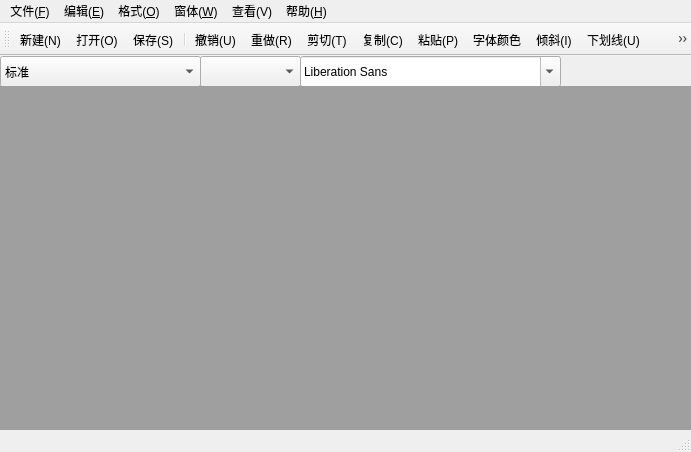
<?xml version="1.0" encoding="UTF-8"?>
<ui version="4.0">
 <class>MainWindow</class>
 <widget class="QMainWindow" name="MainWindow">
  <property name="geometry">
   <rect>
    <x>0</x>
    <y>0</y>
    <width>691</width>
    <height>452</height>
   </rect>
  </property>
  <property name="windowTitle">
   <string>文本编辑器</string>
  </property>
  <property name="windowIcon">
   <iconset theme="QIcon::ThemeIcon::WeatherClear"/>
  </property>
  <property name="autoFillBackground">
   <bool>true</bool>
  </property>
  <widget class="QWidget" name="centralwidget">
   <widget class="QComboBox" name="comboBox">
    <property name="geometry">
     <rect>
      <x>0</x>
      <y>0</y>
      <width>201</width>
      <height>31</height>
     </rect>
    </property>
    <item>
     <property name="text">
      <string>标准</string>
     </property>
    </item>
    <item>
     <property name="text">
      <string>项目符号（●）</string>
     </property>
    </item>
    <item>
     <property name="text">
      <string>项目符号（○）</string>
     </property>
    </item>
    <item>
     <property name="text">
      <string>项目符号（■）</string>
     </property>
    </item>
    <item>
     <property name="text">
      <string>项目符号（1..2..3..）</string>
     </property>
    </item>
    <item>
     <property name="text">
      <string>项目符号（a..b..c..）</string>
     </property>
    </item>
    <item>
     <property name="text">
      <string>项目符号（A..B..C..）</string>
     </property>
    </item>
    <item>
     <property name="text">
      <string>项目符号（i..ii..iii..）</string>
     </property>
    </item>
    <item>
     <property name="text">
      <string>项目符号（I..II..III...）</string>
     </property>
    </item>
   </widget>
   <widget class="QFontComboBox" name="fontComboBox">
    <property name="geometry">
     <rect>
      <x>300</x>
      <y>0</y>
      <width>261</width>
      <height>31</height>
     </rect>
    </property>
   </widget>
   <widget class="QComboBox" name="sizeComboBox">
    <property name="geometry">
     <rect>
      <x>200</x>
      <y>0</y>
      <width>101</width>
      <height>31</height>
     </rect>
    </property>
   </widget>
   <widget class="QMdiArea" name="mdiArea">
    <property name="geometry">
     <rect>
      <x>0</x>
      <y>30</y>
      <width>960</width>
      <height>600</height>
     </rect>
    </property>
    <property name="sizePolicy">
     <sizepolicy hsizetype="Expanding" vsizetype="Expanding">
      <horstretch>0</horstretch>
      <verstretch>0</verstretch>
     </sizepolicy>
    </property>
    <property name="autoFillBackground">
     <bool>true</bool>
    </property>
   </widget>
  </widget>
  <widget class="QMenuBar" name="menubar">
   <property name="geometry">
    <rect>
     <x>0</x>
     <y>0</y>
     <width>691</width>
     <height>23</height>
    </rect>
   </property>
   <widget class="QMenu" name="menu">
    <property name="title">
     <string>文件(&amp;F)</string>
    </property>
    <addaction name="newAction"/>
    <addaction name="openAction"/>
    <addaction name="saveAction"/>
    <addaction name="saveOther"/>
    <addaction name="exitAction"/>
   </widget>
   <widget class="QMenu" name="menu_E">
    <property name="title">
     <string>编辑(&amp;E)</string>
    </property>
    <addaction name="undoAction"/>
    <addaction name="redoAction"/>
    <addaction name="cutAction"/>
    <addaction name="copyAction"/>
    <addaction name="pasteAction"/>
    <addaction name="separator"/>
    <addaction name="findAction"/>
    <addaction name="replaceAction"/>
   </widget>
   <widget class="QMenu" name="menu_O">
    <property name="title">
     <string>格式(&amp;O)</string>
    </property>
    <widget class="QMenu" name="menu_D">
     <property name="title">
      <string>字体(D)</string>
     </property>
     <addaction name="inclineAction"/>
     <addaction name="underlineAction"/>
     <addaction name="blodAction"/>
    </widget>
    <widget class="QMenu" name="menu_2">
     <property name="title">
      <string>段落</string>
     </property>
     <addaction name="leftAction"/>
     <addaction name="centerAction"/>
     <addaction name="rightAction"/>
     <addaction name="justifyAction"/>
    </widget>
    <addaction name="menu_D"/>
    <addaction name="menu_2"/>
    <addaction name="separator"/>
    <addaction name="textcolorAction"/>
    <addaction name="textbackgroundcolorAction"/>
    <addaction name="wndcolorAction"/>
   </widget>
   <widget class="QMenu" name="menu_W">
    <property name="title">
     <string>窗体(&amp;W)</string>
    </property>
    <addaction name="closeAction"/>
    <addaction name="closeAllAction"/>
    <addaction name="separator"/>
    <addaction name="tileAction"/>
    <addaction name="cascadeAction"/>
    <addaction name="separator"/>
   </widget>
   <widget class="QMenu" name="menu_H">
    <property name="title">
     <string>帮助(&amp;H)</string>
    </property>
    <addaction name="aboutAction"/>
   </widget>
   <widget class="QMenu" name="menu_V">
    <property name="title">
     <string>查看(V)</string>
    </property>
    <addaction name="toolAction"/>
    <addaction name="statusAction"/>
   </widget>
   <addaction name="menu"/>
   <addaction name="menu_E"/>
   <addaction name="menu_O"/>
   <addaction name="menu_W"/>
   <addaction name="menu_V"/>
   <addaction name="menu_H"/>
  </widget>
  <widget class="QStatusBar" name="statusbar"/>
  <widget class="QToolBar" name="toolBar">
   <property name="windowTitle">
    <string>toolBar</string>
   </property>
   <attribute name="toolBarArea">
    <enum>TopToolBarArea</enum>
   </attribute>
   <attribute name="toolBarBreak">
    <bool>false</bool>
   </attribute>
   <addaction name="newAction"/>
   <addaction name="openAction"/>
   <addaction name="saveAction"/>
   <addaction name="separator"/>
   <addaction name="undoAction"/>
   <addaction name="redoAction"/>
   <addaction name="cutAction"/>
   <addaction name="copyAction"/>
   <addaction name="pasteAction"/>
   <addaction name="textcolorAction"/>
   <addaction name="inclineAction"/>
   <addaction name="underlineAction"/>
   <addaction name="blodAction"/>
   <addaction name="leftAction"/>
   <addaction name="centerAction"/>
   <addaction name="rightAction"/>
   <addaction name="justifyAction"/>
  </widget>
  <action name="newAction">
   <property name="icon">
    <iconset resource="res.qrc">
     <normaloff>:/images/newfile.png</normaloff>:/images/newfile.png</iconset>
   </property>
   <property name="text">
    <string>新建(N)</string>
   </property>
   <property name="statusTip">
    <string>新建一个文件</string>
   </property>
   <property name="shortcut">
    <string>Ctrl+N</string>
   </property>
  </action>
  <action name="openAction">
   <property name="icon">
    <iconset resource="res.qrc">
     <normaloff>:/images/openfile.png</normaloff>:/images/openfile.png</iconset>
   </property>
   <property name="text">
    <string>打开(O)</string>
   </property>
   <property name="statusTip">
    <string>打开文件</string>
   </property>
   <property name="shortcut">
    <string>Ctrl+O</string>
   </property>
  </action>
  <action name="saveAction">
   <property name="icon">
    <iconset resource="res.qrc">
     <normaloff>:/images/savefile.png</normaloff>:/images/savefile.png</iconset>
   </property>
   <property name="text">
    <string>保存(S)</string>
   </property>
   <property name="statusTip">
    <string>保存文件</string>
   </property>
   <property name="shortcut">
    <string>Ctrl+S</string>
   </property>
  </action>
  <action name="saveOther">
   <property name="icon">
    <iconset resource="res.qrc">
     <normaloff>:/images/saveother.png</normaloff>:/images/saveother.png</iconset>
   </property>
   <property name="text">
    <string>另存为(A)...</string>
   </property>
   <property name="statusTip">
    <string>另存为...</string>
   </property>
   <property name="shortcut">
    <string>Ctrl+A</string>
   </property>
  </action>
  <action name="printPreviewAction">
   <property name="icon">
    <iconset resource="res.qrc">
     <normaloff>:/images/printpreview.png</normaloff>:/images/printpreview.png</iconset>
   </property>
   <property name="text">
    <string>打印预览...</string>
   </property>
   <property name="statusTip">
    <string>打印预览</string>
   </property>
  </action>
  <action name="exitAction">
   <property name="text">
    <string>退出</string>
   </property>
   <property name="statusTip">
    <string>退出</string>
   </property>
  </action>
  <action name="undoAction">
   <property name="icon">
    <iconset resource="res.qrc">
     <normaloff>:/images/revoke.png</normaloff>:/images/revoke.png</iconset>
   </property>
   <property name="text">
    <string>撤销(U)</string>
   </property>
   <property name="statusTip">
    <string>撤销（上一步）</string>
   </property>
   <property name="shortcut">
    <string>Ctrl+U</string>
   </property>
  </action>
  <action name="redoAction">
   <property name="icon">
    <iconset resource="res.qrc">
     <normaloff>:/images/redo.png</normaloff>:/images/redo.png</iconset>
   </property>
   <property name="text">
    <string>重做(R)</string>
   </property>
   <property name="statusTip">
    <string>重做（下一步）</string>
   </property>
   <property name="shortcut">
    <string>Ctrl+R</string>
   </property>
  </action>
  <action name="cutAction">
   <property name="icon">
    <iconset resource="res.qrc">
     <normaloff>:/images/shear.png</normaloff>:/images/shear.png</iconset>
   </property>
   <property name="text">
    <string>剪切(T)</string>
   </property>
   <property name="statusTip">
    <string>剪切</string>
   </property>
   <property name="shortcut">
    <string>Ctrl+T</string>
   </property>
  </action>
  <action name="copyAction">
   <property name="icon">
    <iconset resource="res.qrc">
     <normaloff>:/images/copy.png</normaloff>:/images/copy.png</iconset>
   </property>
   <property name="text">
    <string>复制(C)</string>
   </property>
   <property name="statusTip">
    <string>复制</string>
   </property>
   <property name="shortcut">
    <string>Ctrl+C</string>
   </property>
  </action>
  <action name="pasteAction">
   <property name="icon">
    <iconset resource="res.qrc">
     <normaloff>:/images/paste.png</normaloff>:/images/paste.png</iconset>
   </property>
   <property name="text">
    <string>粘贴(P)</string>
   </property>
   <property name="statusTip">
    <string>粘贴</string>
   </property>
   <property name="shortcut">
    <string>Ctrl+P</string>
   </property>
  </action>
  <action name="textcolorAction">
   <property name="icon">
    <iconset resource="res.qrc">
     <normaloff>:/images/color.png</normaloff>:/images/color.png</iconset>
   </property>
   <property name="text">
    <string>字体颜色</string>
   </property>
   <property name="toolTip">
    <string>字体颜色</string>
   </property>
   <property name="statusTip">
    <string>颜色面板</string>
   </property>
   <property name="shortcut">
    <string/>
   </property>
  </action>
  <action name="inclineAction">
   <property name="checkable">
    <bool>true</bool>
   </property>
   <property name="icon">
    <iconset resource="res.qrc">
     <normaloff>:/images/incline.png</normaloff>:/images/incline.png</iconset>
   </property>
   <property name="text">
    <string>倾斜(I)
</string>
   </property>
   <property name="statusTip">
    <string>字体倾斜</string>
   </property>
   <property name="shortcut">
    <string>Ctrl+I</string>
   </property>
  </action>
  <action name="underlineAction">
   <property name="checkable">
    <bool>true</bool>
   </property>
   <property name="icon">
    <iconset resource="res.qrc">
     <normaloff>:/images/underline.png</normaloff>:/images/underline.png</iconset>
   </property>
   <property name="text">
    <string>下划线(U)
</string>
   </property>
   <property name="statusTip">
    <string>字体下划线</string>
   </property>
   <property name="shortcut">
    <string>Ctrl+U</string>
   </property>
  </action>
  <action name="leftAction">
   <property name="icon">
    <iconset resource="res.qrc">
     <normaloff>:/images/leftjustifying.png</normaloff>:/images/leftjustifying.png</iconset>
   </property>
   <property name="text">
    <string>左对齐(L)
</string>
   </property>
   <property name="statusTip">
    <string>左对齐</string>
   </property>
   <property name="shortcut">
    <string>Ctrl+L</string>
   </property>
  </action>
  <action name="centerAction">
   <property name="icon">
    <iconset resource="res.qrc">
     <normaloff>:/images/Center.png</normaloff>:/images/Center.png</iconset>
   </property>
   <property name="text">
    <string>居中(C)
</string>
   </property>
   <property name="statusTip">
    <string>居中</string>
   </property>
   <property name="shortcut">
    <string>Ctrl+E</string>
   </property>
  </action>
  <action name="rightAction">
   <property name="icon">
    <iconset resource="res.qrc">
     <normaloff>:/images/rightjustifying.png</normaloff>:/images/rightjustifying.png</iconset>
   </property>
   <property name="text">
    <string>右对齐(R)
</string>
   </property>
   <property name="statusTip">
    <string>右对齐</string>
   </property>
   <property name="shortcut">
    <string>Ctrl+R</string>
   </property>
  </action>
  <action name="justifyAction">
   <property name="icon">
    <iconset resource="res.qrc">
     <normaloff>:/images/both.png</normaloff>:/images/both.png</iconset>
   </property>
   <property name="text">
    <string>两端对齐(J)
</string>
   </property>
   <property name="statusTip">
    <string>两端对齐</string>
   </property>
   <property name="shortcut">
    <string>Ctrl+J</string>
   </property>
  </action>
  <action name="closeAction">
   <property name="icon">
    <iconset resource="res.qrc">
     <normaloff>:/images/close.png</normaloff>:/images/close.png</iconset>
   </property>
   <property name="text">
    <string>关闭(O)</string>
   </property>
   <property name="statusTip">
    <string>关闭</string>
   </property>
   <property name="shortcut">
    <string>Ctrl+O</string>
   </property>
  </action>
  <action name="closeAllAction">
   <property name="text">
    <string>关闭所有</string>
   </property>
   <property name="toolTip">
    <string>关闭所有</string>
   </property>
   <property name="statusTip">
    <string>关闭所有</string>
   </property>
  </action>
  <action name="tileAction">
   <property name="text">
    <string>平铺</string>
   </property>
   <property name="toolTip">
    <string>平铺</string>
   </property>
   <property name="statusTip">
    <string>平铺</string>
   </property>
  </action>
  <action name="cascadeAction">
   <property name="text">
    <string>层叠</string>
   </property>
   <property name="toolTip">
    <string>层叠</string>
   </property>
   <property name="statusTip">
    <string>层叠</string>
   </property>
  </action>
  <action name="aboutAction">
   <property name="icon">
    <iconset resource="res.qrc">
     <normaloff>:/images/about.png</normaloff>:/images/about.png</iconset>
   </property>
   <property name="text">
    <string>关于(A)</string>
   </property>
   <property name="statusTip">
    <string>关于</string>
   </property>
   <property name="shortcut">
    <string>Ctrl+A</string>
   </property>
  </action>
  <action name="blodAction">
   <property name="checkable">
    <bool>true</bool>
   </property>
   <property name="icon">
    <iconset resource="res.qrc">
     <normaloff>:/images/Bold.png</normaloff>:/images/Bold.png</iconset>
   </property>
   <property name="text">
    <string>加粗(B)</string>
   </property>
   <property name="statusTip">
    <string>加粗</string>
   </property>
   <property name="shortcut">
    <string>Ctrl+B</string>
   </property>
  </action>
  <action name="textbackgroundcolorAction">
   <property name="icon">
    <iconset resource="res.qrc">
     <normaloff>:/images/color.png</normaloff>:/images/color.png</iconset>
   </property>
   <property name="text">
    <string>字体背景色</string>
   </property>
   <property name="toolTip">
    <string>字体背景色</string>
   </property>
   <property name="menuRole">
    <enum>QAction::MenuRole::TextHeuristicRole</enum>
   </property>
  </action>
  <action name="toolAction">
   <property name="text">
    <string>工具栏(T)</string>
   </property>
   <property name="toolTip">
    <string>工具栏</string>
   </property>
   <property name="shortcut">
    <string>Ctrl+T</string>
   </property>
   <property name="menuRole">
    <enum>QAction::MenuRole::TextHeuristicRole</enum>
   </property>
  </action>
  <action name="statusAction">
   <property name="text">
    <string>状态栏(S)</string>
   </property>
   <property name="toolTip">
    <string>状态栏</string>
   </property>
   <property name="shortcut">
    <string>Ctrl+S</string>
   </property>
   <property name="menuRole">
    <enum>QAction::MenuRole::TextHeuristicRole</enum>
   </property>
  </action>
  <action name="findAction">
   <property name="icon">
    <iconset theme="QIcon::ThemeIcon::SystemSearch"/>
   </property>
   <property name="text">
    <string>查找(F)</string>
   </property>
   <property name="toolTip">
    <string>查找</string>
   </property>
   <property name="shortcut">
    <string>Ctrl+F</string>
   </property>
   <property name="menuRole">
    <enum>QAction::MenuRole::TextHeuristicRole</enum>
   </property>
  </action>
  <action name="wndcolorAction">
   <property name="icon">
    <iconset resource="res.qrc">
     <normaloff>:/images/color.png</normaloff>:/images/color.png</iconset>
   </property>
   <property name="text">
    <string>编辑器颜色</string>
   </property>
   <property name="toolTip">
    <string>编辑器颜色</string>
   </property>
   <property name="menuRole">
    <enum>QAction::MenuRole::TextHeuristicRole</enum>
   </property>
  </action>
  <action name="replaceAction">
   <property name="icon">
    <iconset theme="QIcon::ThemeIcon::MediaPlaylistShuffle"/>
   </property>
   <property name="text">
    <string>替换(R)</string>
   </property>
   <property name="toolTip">
    <string>替换</string>
   </property>
   <property name="shortcut">
    <string>Ctrl+R</string>
   </property>
   <property name="menuRole">
    <enum>QAction::MenuRole::TextHeuristicRole</enum>
   </property>
  </action>
 </widget>
 <resources>
  <include location="res.qrc"/>
 </resources>
 <connections/>
</ui>
